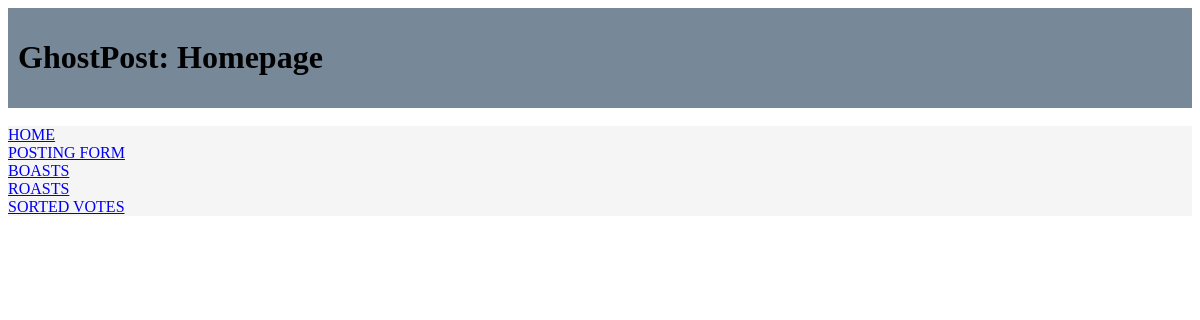
Before: / with the older database file.
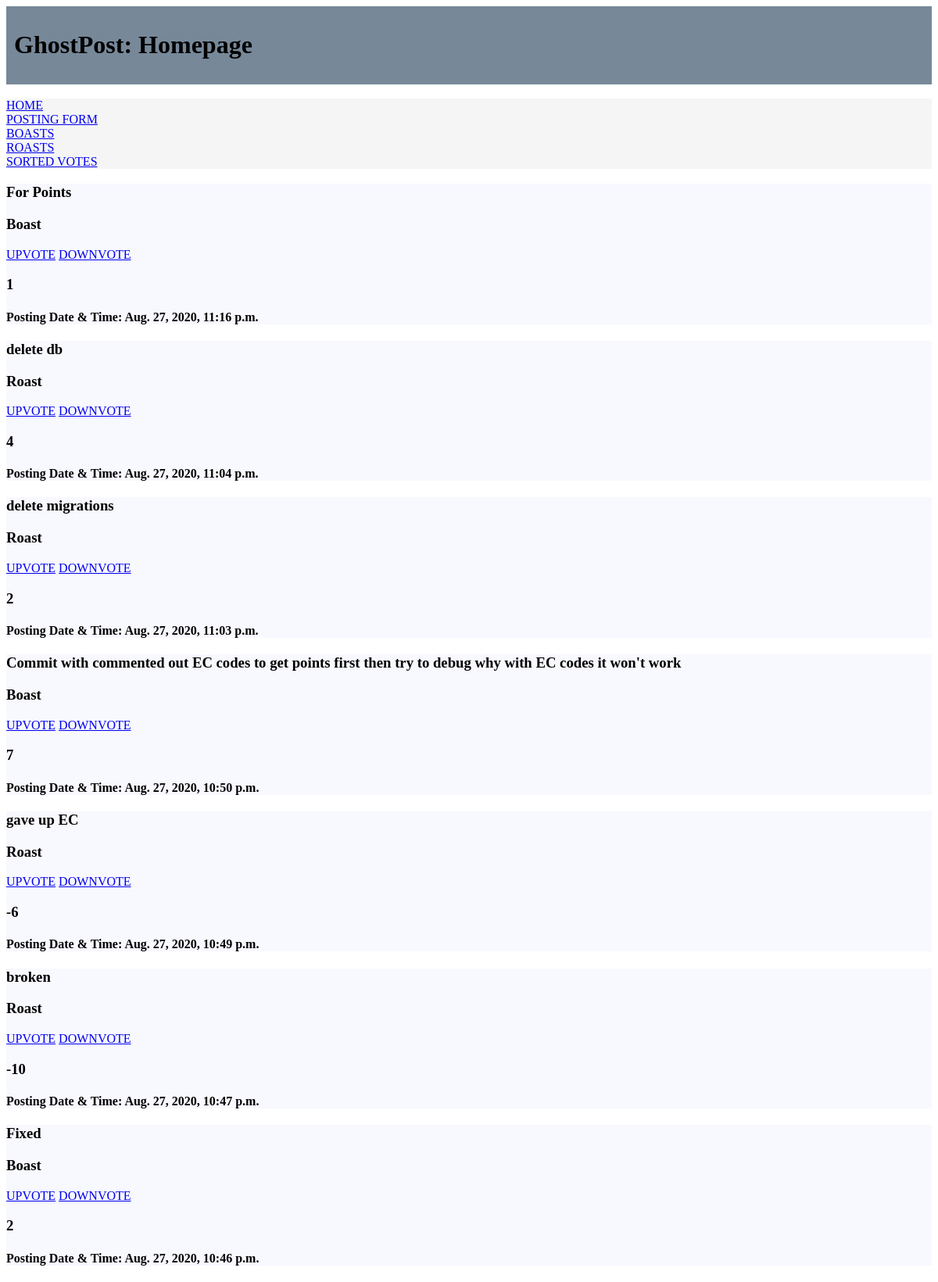
After: the same page with the newer database file.
### ghostpost_app/models.py (models this page shows, shortened)
class BoastsRoastsModel(models.Model):
    is_boast = models.BooleanField()
    post_content = models.CharField(max_length=280)
    upvotes = models.IntegerField(default=0)
    downvotes = models.IntegerField(default=0)
    post_datetime = models.DateTimeField(default=timezone.now)
    privatesecret_key = models.CharField(max_length=50)  # https://docs.djangoproject.com/en/3.0/ref/settings/ and also refer to https://stackoverflow.com/questions/40856593/django-secret-key-settings
    @property
    def vote_score(self):
        vote_sum = self.upvotes - self.downvotes
        return vote_sum

### ghostpost_app/views.py (the view)
# urls.py: path('', views.index_view, name='homepage'),
def index_view(request):
    posts = BoastsRoastsModel.objects.filter().order_by('-post_datetime')
    return render(request, 'index.html', {'page_title': 'GhostPost: Homepage', 'posts': posts})

### templates/index.html (shortened to what this page needs)
<!DOCTYPE html>
<html lang="en">
<head>
</head>
<body>
    <div style="padding: 10px; border: burlywood 3px; margin-bottom: .5px; background-color: lightslategray;">
        <h1>{{ page_title }}</h1>
    </div>
    <br>
    <nav style="background-color: whitesmoke;">
        <a href="/">HOME</a>
        <br>
        <a href="addpost/">POSTING FORM</a>
        <br>
        <a href="boasts/">BOASTS</a>
        <br>
        <a href="roasts/">ROASTS</a>
        <br>
        <a href="sortedvotes/">SORTED VOTES</a>
    </nav>
    {% for post in posts %}
    <div style="text-shadow: burlywood 3px; border: seashell 3px; margin-bottom: 2px; background-color: ghostwhite;">
        <h3>{{ post.post_content }}</h3>
        {% if post.is_boast == True %}
        <h3>Boast</h3>
        {% else %}
        <h3>Roast</h3>
        {% endif %}
        <a href="{% url 'upvote' post.id %}">UPVOTE</a>
        <a href="{% url 'downvote' post.id %}">DOWNVOTE</a>
        <h3>{{ post.vote_score }}</h3>
        <h4>Posting Date & Time: {{ post.post_datetime }}</h4>
    </div>
    {% endfor %}
</body>
</html>

Changed rows visible on the page:
added BoastsRoastsModel: post_content "For Points", is_boast "Boast", vote_score "1", post_datetime "Aug. 27, 2020, 11:16 p.m."
added BoastsRoastsModel: post_content "delete db", is_boast "Roast", vote_score "4", post_datetime "Aug. 27, 2020, 11:04 p.m."
added BoastsRoastsModel: post_content "delete migrations", is_boast "Roast", vote_score "2", post_datetime "Aug. 27, 2020, 11:03 p.m."
added BoastsRoastsModel: post_content "Commit with commented out EC codes to get points first then try to debug why with EC codes it won't work", is_boast "Boast", vote_score "7", post_datetime "Aug. 27, 2020, 10:50 p.m."
added BoastsRoastsModel: post_content "gave up EC", is_boast "Roast", vote_score "-6", post_datetime "Aug. 27, 2020, 10:49 p.m."
added BoastsRoastsModel: post_content "broken", is_boast "Roast", vote_score "-10", post_datetime "Aug. 27, 2020, 10:47 p.m."
added BoastsRoastsModel: post_content "Fixed", is_boast "Boast", vote_score "2", post_datetime "Aug. 27, 2020, 10:46 p.m."
